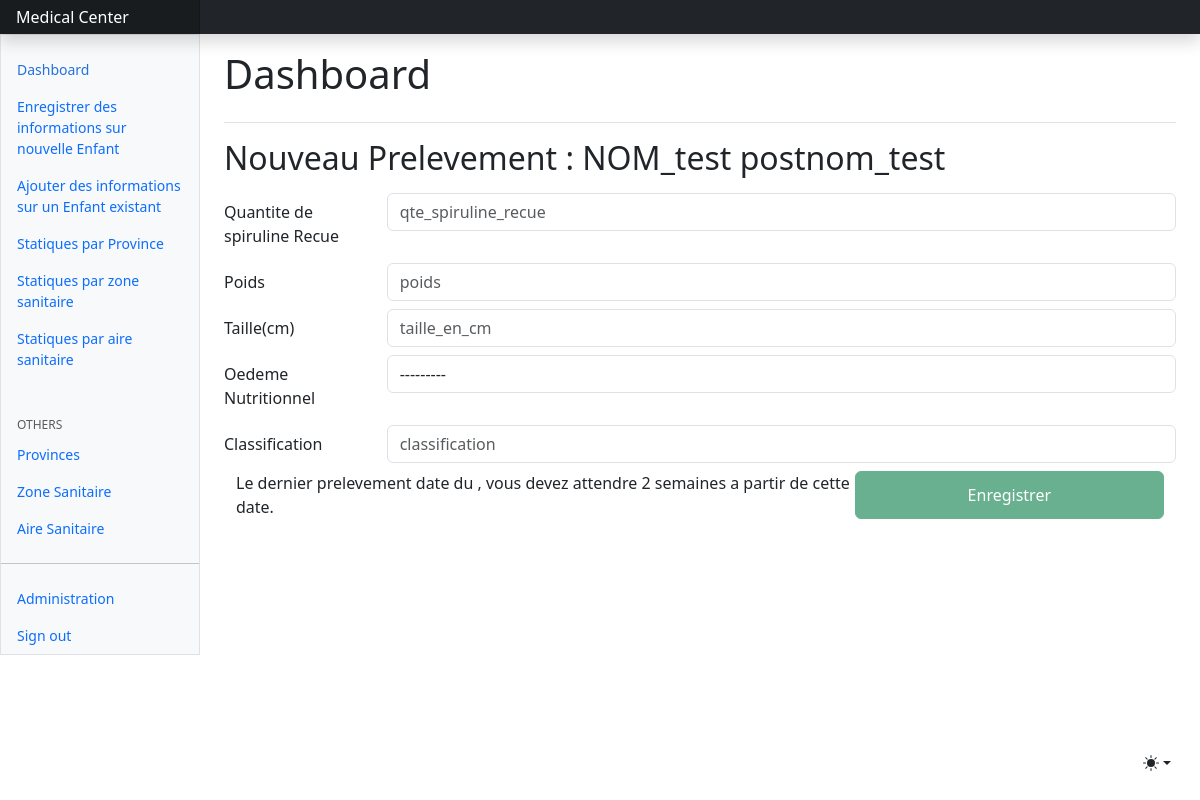
Before: /index/Enfant/6/Etat-initial/add/ with the older database file.
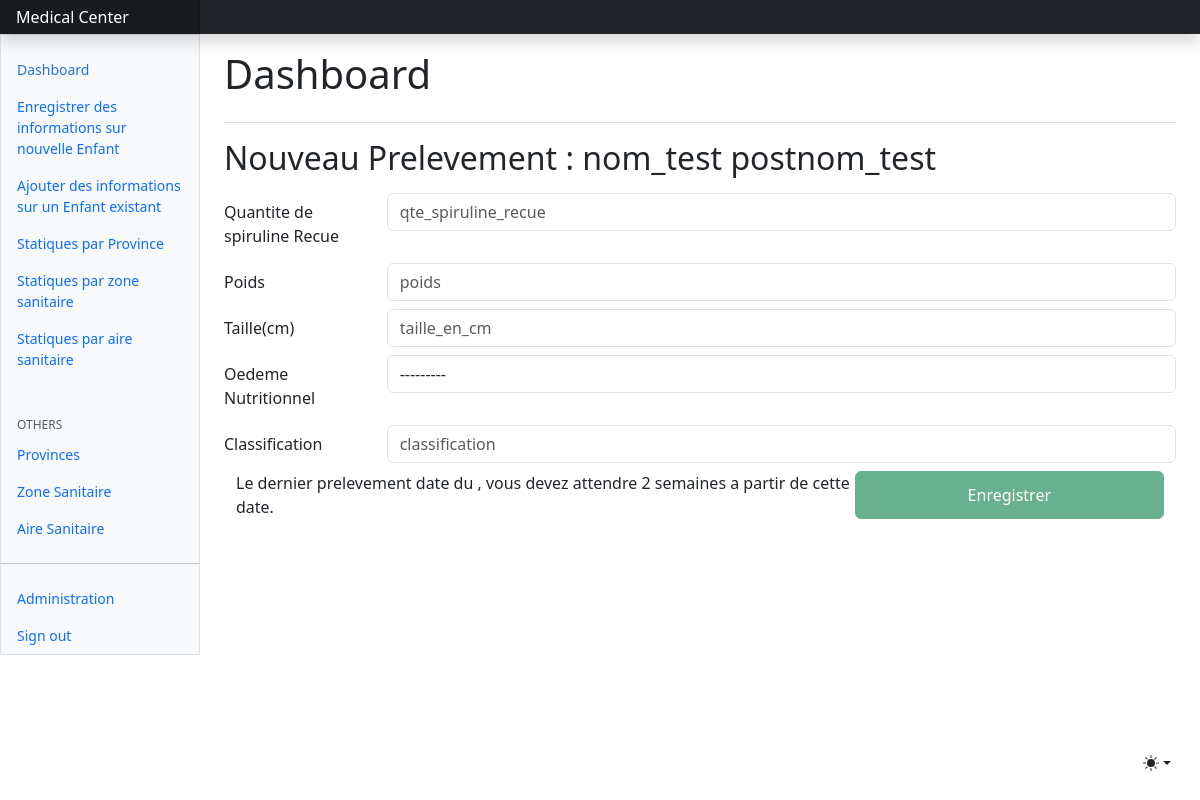
After: the same page with the newer database file.
### core/models.py (models this page shows, shortened)
class Enfant(models.Model):
    code_id = models.BigAutoField(primary_key=True)
    SEX = {
        'M': 'Masculin',
        'F': 'Feminin'
    }
    nom = models.CharField(max_length=25, null=True)
    postnom = models.CharField(max_length=25, null=False)
    prenom = models.CharField(max_length=25, null=True)
    sex = models.CharField(choices=SEX, max_length=10)
    date_naissance = models.DateField(blank=True,null=True)
    jour = models.IntegerField(null=False, blank=True)
    mois = models.IntegerField(null=False, blank=True)
    annee = models.IntegerField(null=False, blank=True)
    age_en_mois = models.IntegerField(null=True, blank=True)
    age_en_annee = models.IntegerField(null=False, blank=True)
    age_en_annee_mois = models.CharField(max_length=30, null=True, blank=True)
    age_en_annee_mois_jour = models.CharField(max_length=30, null=True, blank=True)
    age_inconnu = models.CharField(max_length=20, choices=OK)
    avenue = models.CharField(max_length=20, null=False)
    quartier = models.CharField(max_length=50, null=False)
    commune = models.CharField(max_length=20, null=True)
    ville = models.CharField(max_length=20, null=True)
    code_aire = models.ForeignKey(AireSanitaire, on_delete=models.CASCADE, null=True, blank=True)

### core/views.py (the view, shortened to what this page needs)
# urls.py: path("index/Enfant/<int:pk>/Etat-initial/add/",etat_initial_create, name="etat_initial_create"),
def etat_initial_create(request,pk):
    view="Nouveau Prelevement"
    enfant = Enfant.objects.get(pk=pk)
    form = PrelevementForm()
    context={
        'form':form,
        'enfant':enfant,
        'view':view
    }
    return render(request,'prelevement_create.html',context)

### core/forms.py
class PrelevementForm(forms.ModelForm):
    class Meta:
        model = Prelevement
        fields = [ 'poids', 'taille_en_cm', 'oedeme_nutri', 'classification','qte_spiruline_recue']
    def __init__(self, *args, **kwargs):
        super().__init__(*args, **kwargs)
        self.fields['poids'].widget.attrs.update({'class':'form-control','placeholder':'poids'})
        self.fields['taille_en_cm'].widget.attrs.update({'class':'form-control','placeholder':'taille_en_cm'})
        self.fields['oedeme_nutri'].widget.attrs.update({'class':'form-control','placeholder':'oedeme_nutri'})
        self.fields['classification'].widget.attrs.update({'class':'form-control','placeholder':'classification'})
        self.fields['qte_spiruline_recue'].widget.attrs.update({'class':'form-control','placeholder':'qte_spiruline_recue'})

### core/templates/prelevement_create.html (shortened to what this page needs)
{% extends "index.html" %}
{% block content %}
<h2 class="mb-3">{{view}} : {{enfant.nom}} {{enfant.postnom}}</h2>
<form method ='post'>
    <div class="form-group row mb-2">
      <label for="{{form.qte_spiruline_recue.id_for_label}}" class="col-sm-2 col-form-label">Quantite de spiruline Recue</label>
      <div class="col-sm-10">
        {{form.qte_spiruline_recue}}
      </div>
    </div>
    <div class="form-group row mb-2">
      <label for="{{form.poids.id_for_label}}" class="col-sm-2 col-form-label">Poids</label>
      <div class="col-sm-10">
        {{form.poids}}
      </div>
    </div>
    <div class="form-group row mb-2">
        <label for="{{form.taile_en_cm.id_for_label}}" class="col-sm-2 col-form-label">Taille(cm)</label>
        <div class="col-sm-10">
          {{form.taille_en_cm}}
        </div>
    </div>
    <div class="form-group row mb-2">
        <label for="{{form.oedeme_nutri.id_for_label}}" class="col-sm-2 col-form-label">Oedeme Nutritionnel</label>
        <div class="col-sm-10">
          {{form.oedeme_nutri}}
        </div>
    </div>
    <div class="form-group row mb-2">
        <label for="{{form.classification.id_for_label}}" class="col-sm-2 col-form-label">Classification</label>
        <div class="col-sm-10">
          {{form.classification}}
        </div>
</div>
    <div
        class="container"
    >
        <div class="row  ">
            <div class="d-flex   justify-content-center col">
              {% if permis %}
              <button type="submit" class="btn btn-success">
                Enregistrer
              </button>
              {% else %}
              <div class='col'>
                Le dernier prelevement date du {{prelevement_last.date_prelevement}}, vous devez attendre 2 semaines a partir de cette date.
              </div>
              <button type="submit" class=" col-4 btn btn-success disabled">
                Enregistrer
              </button>
              {% endif %}
            </div>
        </div>
    </div>
</form>
{% endblock content %}

Changed rows visible on the page:
changed Enfant "postnom_test": nom "NOM_test" → "nom_test"
